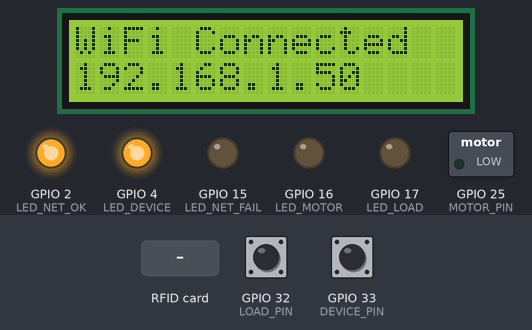
Recording of a sketch running on a simulated ESP32. Parts: 16×2 character LCD, switched loads named in the sketch (green lamp = pin HIGH), output pins drawn as LEDs (lit = HIGH). The inputs (shaded band) are chosen by the test bench; at power-on: GPIO 32 (LOAD_PIN) HIGH, GPIO 33 (DEVICE_PIN) HIGH. WiFi joins after 1.5 s; servers stay silent unless stated; uploads are accepted with an empty reply; what the sketch prints to the serial monitor is not drawn.

Above: at 3.8 s.
3.9 s: RFID card 5E 7A 19 C4 held to the reader
At 5.4 s:
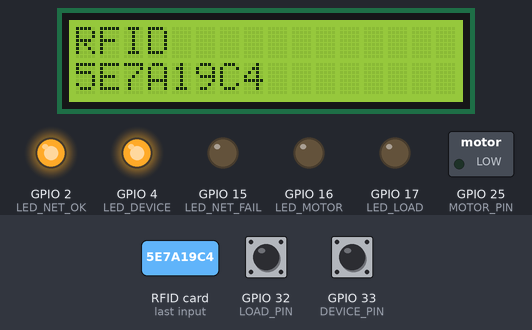
6.9 s: GPIO 32 (LOAD_PIN) pulled LOW for 0.15 s
At 7.9 s:
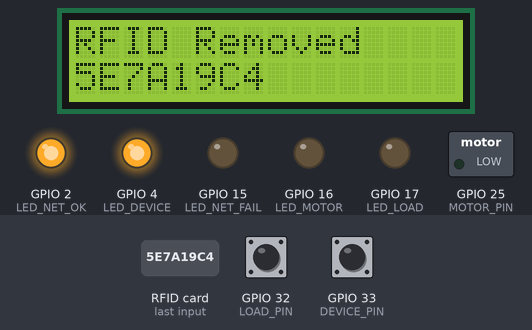
8.6 s: GPIO 33 (DEVICE_PIN) pulled LOW for 0.15 s
At 8.69 s:
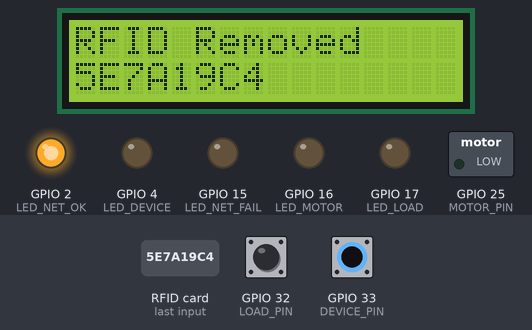
10.2 s: GPIO 33 (DEVICE_PIN) pulled LOW for 3.2 s
At 14.3 s:
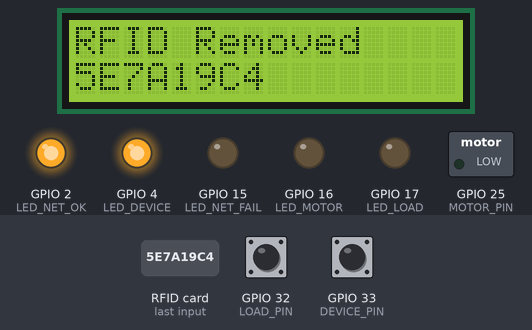
14.9 s: GPIO 32 (LOAD_PIN) pulled LOW for 3.2 s
At 15.3 s:
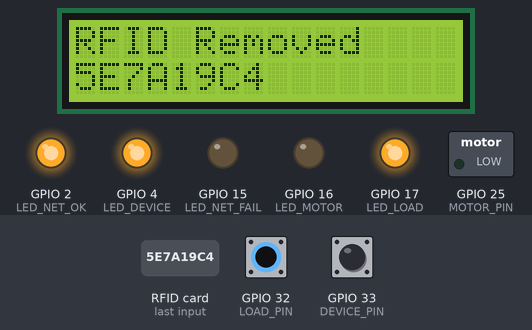
19.6 s: GPIO 32 (LOAD_PIN) driven LOW and GPIO 33 (DEVICE_PIN) driven LOW
At 20.0 s:
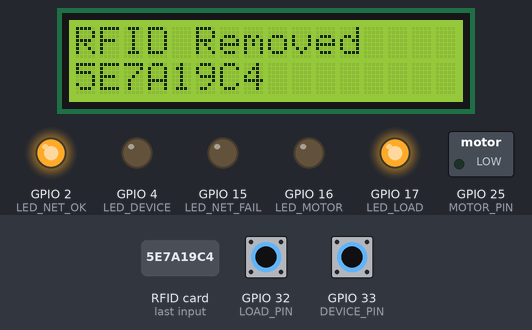
Timing chart, 0 to 22.1 s (numbered marks = the images above; inputs shaded):
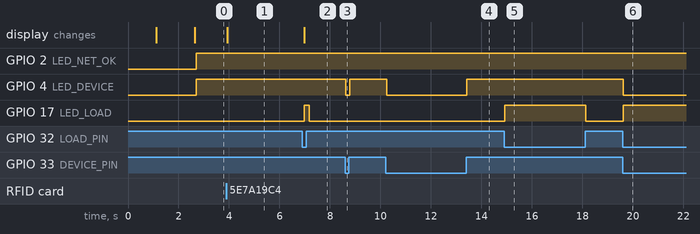

Measured:
- after the input at 3.9 s, the display: changes at once (image 1)
- after the input at 6.9 s, GPIO 17 (LED_LOAD): LOW → HIGH after 0.07 s, → LOW 0.20 s later
- after the input at 8.6 s, GPIO 4 (LED_DEVICE): HIGH → LOW at once, → HIGH 0.15 s later
- after the input at 10.2 s, GPIO 4 (LED_DEVICE): HIGH → LOW after 0.05 s, → HIGH 3.2 s later
- after the input at 14.9 s, GPIO 17 (LED_LOAD): LOW → HIGH at once, → LOW 3.2 s later
- after the input at 19.6 s, GPIO 4 (LED_DEVICE): HIGH → LOW at once; GPIO 17 (LED_LOAD): LOW → HIGH at once

The sketch:

smartpump_controller.ino
```cpp
#include <WiFiManager.h>
#include <WiFi.h>
#include <WiFiClientSecure.h>
#include <HTTPClient.h>
#include <ArduinoJson.h>
#include <Wire.h>
#include <LiquidCrystal_I2C.h>
#include <SPI.h>
#include <MFRC522.h>

/*
===========================================================
PumpPilot ESP32 Firmware
ESP32 + RC522 RFID + LCD 16x2 I2C + LEDs + Relay
===========================================================

WIRING
------

RC522 (SPI)
RC522 SDA (SS)  -> GPIO5
RC522 SCK       -> GPIO18
RC522 MOSI      -> GPIO23
RC522 MISO      -> GPIO19
RC522 RST       -> GPIO13
RC522 VCC       -> 3.3V
RC522 GND       -> GND

LED
Motor LED        -> GPIO16
Load LED         -> GPIO17
Device LED       -> GPIO4
Internet OK LED  -> GPIO2
Internet FAIL    -> GPIO15

LCD 16x2 (I2C)
SDA -> GPIO21
SCL -> GPIO22
VCC -> 5V
GND -> GND

INPUT
Load Pin         -> GPIO32
Device Ready     -> GPIO33

OUTPUT
Motor Relay      -> GPIO25
===========================================================
*/

// =========================
// DEBUG
// =========================
#define DEBUG 1

#if DEBUG
  #define LOG(x) Serial.print(x)
  #define LOGLN(x) Serial.println(x)
#else
  #define LOG(x)
  #define LOGLN(x)
#endif

// =========================
// PIN CONFIG
// =========================
#define MOTOR_PIN   25
#define LOAD_PIN    32
#define DEVICE_PIN  33

// RFID
#define RFID_SS_PIN   5
#define RFID_RST_PIN  13
#define RFID_SCK_PIN  18
#define RFID_MISO_PIN 19
#define RFID_MOSI_PIN 23

// LED
#define LED_MOTOR     16
#define LED_LOAD      17
#define LED_DEVICE    4
#define LED_NET_OK    2
#define LED_NET_FAIL  15

// =========================
// CONFIG
// =========================
#define POLL_INTERVAL      5000UL
#define FAIL_TIMEOUT       15000UL
#define RFID_DEBOUNCE_MS   3000UL
#define HTTP_TIMEOUT_MS    15000UL

#define LOAD_ACTIVE_LOW         1
#define DEVICE_READY_ACTIVE_LOW 0

const char* API_URL = "https://pms.mechatronicslab.net/api/esp32/poll";
const char* ADMIN_ID = "69a40837b2e2acccfbe8c476";
const char* DEVICE_KEY = "spm_9Kx2vQ7mLp4Tn8YzR1cH6uBw3Fd0Js5";

// =========================
// GLOBALS
// =========================
LiquidCrystal_I2C lcd(0x27, 16, 2);
MFRC522 rfid(RFID_SS_PIN, RFID_RST_PIN);

unsigned long lastPoll = 0;
unsigned long lastRFID = 0;
unsigned long lastSuccess = 0;
unsigned long lastNetLog = 0;
unsigned long lastCardSeenAt = 0;

String lastLine1 = "";
String lastLine2 = "";
bool cardSessionActive = false;
bool cardRemovalSent = false;
String lastCardUid = "";

// =========================
// HELPERS
// =========================
void lcdMessage(const String& line1, const String& line2 = "") {
  String l1 = line1.substring(0, 16);
  String l2 = line2.substring(0, 16);

  if (l1 == lastLine1 && l2 == lastLine2) return;

  lastLine1 = l1;
  lastLine2 = l2;

  lcd.clear();
  lcd.setCursor(0, 0);
  lcd.print(l1);
  lcd.setCursor(0, 1);
  lcd.print(l2);
}

void setMotor(bool on) {
  digitalWrite(MOTOR_PIN, on ? HIGH : LOW);
  digitalWrite(LED_MOTOR, on ? HIGH : LOW);

  LOG("[MOTOR] ");
  LOGLN(on ? "ON" : "OFF");
}

bool readLoad() {
  int raw = digitalRead(LOAD_PIN);
  bool state = LOAD_ACTIVE_LOW ? (raw == LOW) : (raw == HIGH);
  return state;
}

bool readDevice() {
  int raw = digitalRead(DEVICE_PIN);
  bool state = DEVICE_READY_ACTIVE_LOW ? (raw == LOW) : (raw == HIGH);
  return state;
}

void updateInputLEDs(bool ls, bool dev) {
  digitalWrite(LED_LOAD, ls ? HIGH : LOW);
  digitalWrite(LED_DEVICE, dev ? HIGH : LOW);
}

void updateNetLED() {
  if (WiFi.status() == WL_CONNECTED) {
    digitalWrite(LED_NET_OK, HIGH);
    digitalWrite(LED_NET_FAIL, LOW);

    if (millis() - lastNetLog > 5000) {
      LOGLN("[NET] Connected");
      lastNetLog = millis();
    }
  } else {
    digitalWrite(LED_NET_OK, LOW);

    static bool blinkState = false;
    static unsigned long lastBlink = 0;
    if (millis() - lastBlink > 500) {
      lastBlink = millis();
      blinkState = !blinkState;
      digitalWrite(LED_NET_FAIL, blinkState ? HIGH : LOW);
    }

    if (millis() - lastNetLog > 5000) {
      LOGLN("[NET] Disconnected");
      lastNetLog = millis();
    }
  }
}

String readRFID() {
  if (!rfid.PICC_IsNewCardPresent()) return "";
  if (!rfid.PICC_ReadCardSerial()) return "";

  String uid = "";
  for (byte i = 0; i < rfid.uid.size; i++) {
    if (rfid.uid.uidByte[i] < 0x10) uid += "0";
    uid += String(rfid.uid.uidByte[i], HEX);
  }

  uid.toUpperCase();

  LOGLN("===== RFID DETECTED =====");
  LOG("UID: ");
  LOGLN(uid);

  rfid.PICC_HaltA();
  rfid.PCD_StopCrypto1();

  return uid;
}

bool isAnyCardPresent() {
  byte atqa[2];
  byte atqaSize = sizeof(atqa);
  MFRC522::StatusCode result = rfid.PICC_WakeupA(atqa, &atqaSize);

  if (result == MFRC522::STATUS_OK || result == MFRC522::STATUS_COLLISION) {
    rfid.PICC_HaltA();
    rfid.PCD_StopCrypto1();
    return true;
  }

  return false;
}

void pollServer(const String& uid = "", bool includeUidParam = false) {
  if (WiFi.status() != WL_CONNECTED) {
    LOGLN("[HTTP] Skipped: WiFi not connected");
    return;
  }

  bool ls = readLoad();
  bool dev = readDevice();
  updateInputLEDs(ls, dev);

  String url = String(API_URL) +
               "?adminId=" + ADMIN_ID +
               "&ls=" + (ls ? "1" : "0") +
               "&dev=" + (dev ? "1" : "0");

  if (includeUidParam) {
    url += "&uid=" + uid;
  }

  LOG("[HTTP] URL: ");
  LOGLN(url);

  WiFiClientSecure client;
  client.setInsecure();
  client.setTimeout(15);

  HTTPClient http;
  http.setTimeout(HTTP_TIMEOUT_MS);

  if (!http.begin(client, url)) {
    LOGLN("[HTTP] begin() failed");
    return;
  }

  http.addHeader("x-device-key", DEVICE_KEY);

  int code = http.GET();

  LOG("[HTTP] Code: ");
  LOGLN(code);

  if (code == HTTP_CODE_OK) {
    String payload = http.getString();

    LOGLN("[HTTP] Response:");
    LOGLN(payload);

    StaticJsonDocument<512> doc;
    DeserializationError err = deserializeJson(doc, payload);

    if (err) {
      LOG("[JSON] Error: ");
      LOGLN(err.c_str());
      http.end();
      return;
    }

    const char* status = doc["motorStatus"] | "OFF";
    bool backendLS = doc["loadShedding"] | false;
    bool backendDev = doc["deviceReady"] | false;
    const char* cardMessage = doc["cardModeMessage"] | "";
    bool backendCardModeActive = doc["cardModeActive"] | false;

    LOG("[STATE] motorStatus: ");
    LOGLN(status);
    LOG("[STATE] backendLS: ");
    LOGLN(backendLS ? "true" : "false");
    LOG("[STATE] backendDev: ");
    LOGLN(backendDev ? "true" : "false");
    LOG("[STATE] backendCardMode: ");
    LOGLN(backendCardModeActive ? "true" : "false");

    bool turnOn =
      (strcmp(status, "RUNNING") == 0) &&
      !backendLS &&
      !ls &&
      dev &&
      backendDev;

    LOG("[DECISION] statusRUNNING=");
    LOG((strcmp(status, "RUNNING") == 0) ? "1" : "0");
    LOG(" backendLS=");
    LOG(backendLS ? "1" : "0");
    LOG(" localLS=");
    LOG(ls ? "1" : "0");
    LOG(" dev=");
    LOG(dev ? "1" : "0");
    LOG(" backendDev=");
    LOGLN(backendDev ? "1" : "0");

    setMotor(turnOn);
    lastSuccess = millis();
    cardSessionActive = backendCardModeActive;
    if (!backendCardModeActive) {
      cardRemovalSent = false;
      lastCardUid = "";
    }

    String line1 = "M:";
    line1 += turnOn ? "ON " : "OFF";
    line1 += " L:";
    line1 += ls ? "Y" : "N";
    line1 += " D:";
    line1 += dev ? "Y" : "N";

    String line2;
    if (uid.length()) {
      line2 = String(cardMessage);
      if (line2.length() == 0) line2 = "CARD OK";
    } else {
      line2 = backendLS ? "BACKEND LS" : "NET OK";
    }

    lcdMessage(line1, line2);
  } else {
    LOGLN("[HTTP] Request failed");
  }

  http.end();
}

void failSafe() {
  if (millis() - lastSuccess > FAIL_TIMEOUT) {
    LOGLN("[FAILSAFE] No successful response, motor OFF");
    setMotor(false);
  }
}

// =========================
// SETUP
// =========================
void setup() {
  Serial.begin(115200);
  delay(1000);

  LOGLN("");
  LOGLN("=================================");
  LOGLN("PumpPilot ESP32 Booting...");
  LOGLN("=================================");

  pinMode(MOTOR_PIN, OUTPUT);
  pinMode(LOAD_PIN, INPUT_PULLUP);
  pinMode(DEVICE_PIN, INPUT_PULLUP);

  pinMode(LED_MOTOR, OUTPUT);
  pinMode(LED_LOAD, OUTPUT);
  pinMode(LED_DEVICE, OUTPUT);
  pinMode(LED_NET_OK, OUTPUT);
  pinMode(LED_NET_FAIL, OUTPUT);

  digitalWrite(MOTOR_PIN, LOW);
  digitalWrite(LED_MOTOR, LOW);
  digitalWrite(LED_LOAD, LOW);
  digitalWrite(LED_DEVICE, LOW);
  digitalWrite(LED_NET_OK, LOW);
  digitalWrite(LED_NET_FAIL, LOW);

  Wire.begin(21, 22);
  lcd.init();
  lcd.backlight();
  lcdMessage("PumpPilot", "Booting...");

  LOGLN("[LCD] Initialized");

  WiFiManager wm;
  lcdMessage("WiFi Config", "Starting...");
  LOGLN("[WIFI] Starting WiFiManager portal if needed");
  wm.autoConnect("ESP32-Setup");

  LOGLN("[WIFI] Connected");
  LOG("[WIFI] IP: ");
  LOGLN(WiFi.localIP());

  lcdMessage("WiFi Connected", WiFi.localIP().toString());

  SPI.begin(RFID_SCK_PIN, RFID_MISO_PIN, RFID_MOSI_PIN, RFID_SS_PIN);
  rfid.PCD_Init();

  LOGLN("[RFID] RC522 Initialized");

  bool ls = readLoad();
  bool dev = readDevice();
  updateInputLEDs(ls, dev);

  LOG("[BOOT] Load State: ");
  LOGLN(ls ? "ACTIVE" : "NORMAL");
  LOG("[BOOT] Device Ready: ");
  LOGLN(dev ? "YES" : "NO");

  lastSuccess = millis();
}

// =========================
// LOOP
// =========================
void loop() {
  updateNetLED();

  bool ls = readLoad();
  bool dev = readDevice();
  updateInputLEDs(ls, dev);

  String uid = readRFID();
  if (uid.length() && (lastRFID == 0 || millis() - lastRFID > RFID_DEBOUNCE_MS)) {
    lastRFID = millis();
    lastCardSeenAt = millis();
    cardSessionActive = true;
    cardRemovalSent = false;
    lastCardUid = uid;
    LOG("[RFID] Sending UID to server: ");
    LOGLN(uid);
    lcdMessage("RFID", uid.substring(0, 16));
    pollServer(uid, true);
  }

  if (cardSessionActive && !cardRemovalSent) {
    const bool cardPresent = isAnyCardPresent();
    if (cardPresent) {
      lastCardSeenAt = millis();
    } else if (lastCardSeenAt > 0 && millis() - lastCardSeenAt > RFID_DEBOUNCE_MS) {
      LOGLN("[RFID] Card removed, notifying server");
      lcdMessage("RFID Removed", lastCardUid.substring(0, 16));
      pollServer("", true);
      cardRemovalSent = true;
    }
  }

  if (millis() - lastPoll > POLL_INTERVAL) {
    lastPoll = millis();
    LOGLN("[LOOP] Periodic poll");
    pollServer();
  }

  failSafe();
}
```
